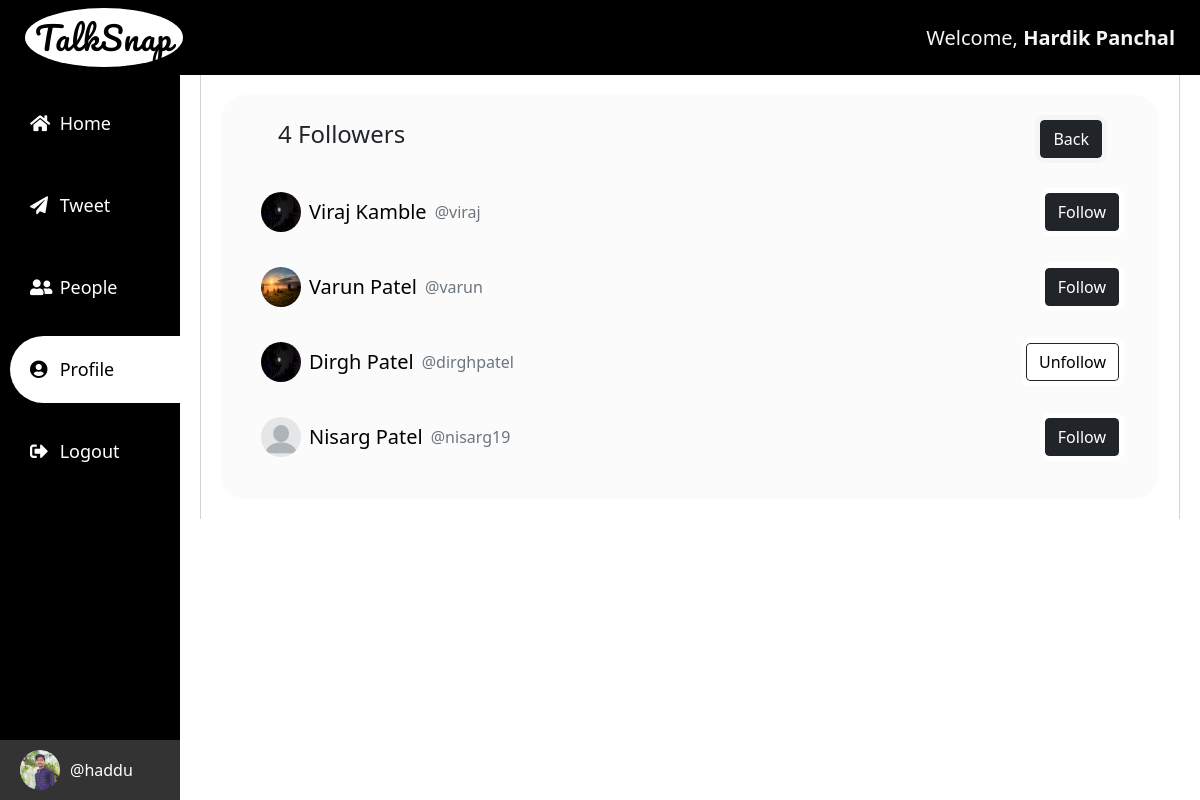
Screenshot of /list-of-people/followers/harsh/ (signed in) with the database file from the repository.
### root/models.py (models this page shows)
class Profile(models.Model):
    user = models.OneToOneField(User, on_delete=models.CASCADE)
    dob = models.DateField(null=True, blank=True)
    bio = models.TextField(max_length=200, null=True, blank=True)
    location = models.TextField(max_length=30, null=True, blank=True)
    profile_image = models.ImageField(upload_to = 'profile_pics', null=True, blank=True)
    following = models.ManyToManyField(User, blank=True, related_name="following")

### root/views.py (the view)
# urls.py: path('list-of-people/followers/<slug:username>/', login_required(views.Followers.as_view(), login_url='login'), name='followers'),
class Followers(TemplateView):
    template_name = 'followers.html'
    def get_context_data(self,*args, **kwargs):
        context = super().get_context_data(**kwargs)
        s_username = kwargs['username']
        user = User.objects.get(username = s_username)
        followers = Profile.objects.filter(following = user.id)
        context = {'followers':followers, 's_username':s_username}
        return context

### root/templates/followers.html (shortened to what this page needs)
{% extends 'base.html' %}
{% load static %}
{% block extracss %}
    <link rel="stylesheet" href="{% static 'css/people.css' %}">
{% endblock extracss %}
{% block section1 %}
<div class="peoples">
    <div class="header_counter d-flex justify-content-between px-3 mb-3">
        <div class="follower_count px-3">
            <h4>{{followers|length}} Followers</h4>
        </div>
        <div class="back-btn px-3">
            <a href="{% url 'profile' s_username %}">
                <button class='btn btn-dark' style="outline:5px solid whitesmoke;">Back</button>
            </a>
        </div>
    </div>
    {% if followers|length == 0 %}
        <div class="card p-2 text-center m-5 w-50">
            <h3>No One Follow You</h3>
        </div>
    {% else %}
    {% for follower in followers %}
        <div class="people-list">
            <div class="users-info">
                    <div class="user-pic">
                        <a href="{% url 'profile' follower.user.username %}">
                            {% if follower.user.profile.profile_image %}
                            <img src="{{follower.user.profile.profile_image.url}}" id="profile_pic" alt="#">
                            {% else %}
                            <img src="{% static '../static/images/default.png' %}" id="profile_pic" alt="#">
                            {% endif %}
                        </a>
                    </div>
                    <div class="user-det">
                        <a href="{% url 'profile' follower.user.username %}">
                            <h5>{{follower.user.first_name}} {{follower.user.last_name}}</h5>
                        </a>
                        <span>
                            <p class="text-muted">@{{follower.user.username}}</p>
                        </span>
                    </div>
                </div>
                <div class="follow-btn">
                    {% if follower.user in user.profile.following.all %}
                    <button class="btn btn-dark change" id="{{follower.user.id}}" onclick="follow({{follower.user.id}})" url="{% url 'follow' follower.user.id %}">Unfollow</button>
                    {% else %}
                    {% if follower.user == request.user %}
                    <button class="btn btn-dark d-none" id="{{follower.user.id}}" onclick="follow({{follower.user.id}})" url="{% url 'follow' follower.user.id %}">Unfollow</button>
                    {% else %}
                    <button class="btn btn-dark" id="{{follower.user.id}}" onclick="follow({{follower.user.id}})" url="{% url 'follow' follower.user.id %}">Follow</button>
                    {% endif %}
                    {% endif %}
                </div>
            </div>
            {% endfor %}
        {% endif %}
</div>
{% endblock section1 %}

### root/templates/base.html (shortened to what this page needs)
{% load static %}
<!DOCTYPE html>
<html lang="en">
<head>
    <link rel="stylesheet" href="https://pro.fontawesome.com/releases/v5.10.0/css/all.css"/>
    <link rel="stylesheet" href="{% static 'css/bootstrap.css' %}">
    <link rel="stylesheet" href="{% static 'css/base.css' %}">
    {% block extracss %}{% endblock extracss %}
</head>
<body>
    <div class="first-div">
        <div class="header-class">
            <div class="logo">
                <a href="{% url 'home' %}">
                    <h2 class="logo-txt">TalkSnap</h2>
                </a>
            </div>
           <div class="wlcu">
                <p class="wlc">Welcome, <b>{{user.first_name}} {{user.last_name}}</b></p>
            </div>
        </div>
    </div>
    <div class="main-class">
        <div class="menu">
            <div class="menu-start">
                <ul class="menu-item">
                    <li title="Home">
                        <a href="{% url 'home' %}" {% if request.resolver_match.url_name == 'home' %}class="active"{% endif %}>
                            <i class="fas fa-home"></i>
                            <span>Home</span>
                        </a>
                    </li>
                    <li title="Tweet">
                        <a href="{% url 'tweet' %}" {% if request.resolver_match.url_name == 'tweet' %}class="active"{% endif %}>
                            <i class="fas fa-paper-plane"></i>
                            <span>Tweet</span>
                        </a>
                    </li>
                    <li title="People">
                        <a href="{% url 'people' %}" {% if request.resolver_match.url_name == 'people' or request.resolver_match.url_name == 'search' %}class="active"{% endif %}>
                            <i class="fas fa-user-friends"></i>
                            <span>People</span>
                        </a>
                    </li>
                    <li title="Profile">
                        <a href="{% url 'profile' user.username %}" {% if request.resolver_match.url_name == 'profile' or request.resolver_match.url_name == 'editprofile' or request.resolver_match.url_name == 'followers'  or request.resolver_match.url_name == 'followings' %}class="active"{% endif %}>
                            <i class="fas fa-user-circle"></i>
                            <span>Profile</span>
                        </a>
                    </li>
                    <li title="Logout">
                        <a href="{% url 'logout' %}">
                            <i class="fas fa-sign-out-alt"></i>
                            <span>Logout</span>
                        </a>
                    </li>
                </ul>
            </div>
            <div class="user-info">
                <div class="user-details">
                    <div class="user-pic">
                        {% if user.profile.profile_image %}
                            <img src="{{user.profile.profile_image.url}}" alt="#">
                        {% else %}
                            <img src="{% static '../static/images/default.png' %}" alt="#">
                        {% endif %}
                    </div>
                    <p class="user-name">
                        @{{user.username}}
                    </p>
                </div>
            </div>
        </div>
        <div class="section2">
            <div class="all-disp">
                <div class="content">
                    {% block section1 %}{% endblock section1 %}
                </div>
            </div>
        </div>
    </div>
</body>
</html>

### root/static/css/base.css (style rules this page uses)
* { box-sizing: border-box; scroll-behavior: smooth; margin: 0; padding: 0; }
.first-div { top: 0; left: 0; position: sticky; width: 100%; background-color: black; height: 75px; color: whitesmoke; z-index: 100; }
.first-div .header-class { height: 75px; display: flex; justify-content: space-between; }
.header-class > div { margin: auto 25px; }
.logo a { text-decoration: none; color: black; }
.logo { background: white; border-radius: 100%; cursor: pointer; }
.logo-txt { font-family: 'Pacifico', cursive; padding: 10px; margin: auto; text-align: center; font-size: 32px; letter-spacing: 1px; }
p.wlc { font-size: 20px; margin: auto; }
.main-class { width: 100%; }
.menu { width: 15%; background-color: rgb(0, 0, 0); height: 100vh; position: fixed; display: block; color: white; }
.menu .menu-start { padding-left: 10px; height: 100%; width: 100%; }
.menu ul, .menu ul li a { list-style: none; margin: 0; padding: 0; }
.menu ul li a { display: block; margin: 15px auto; padding: 20px; color: white; text-decoration: none; font-size: 18px; }
.menu ul li a i { width: 20px; margin-right: 5px; }
.menu .menu-item a.active, .menu .menu-item a:hover { color: black; background-color: white; border-bottom-left-radius: 50px; border-top-left-radius: 50px; transition: ease-in 250ms; }
.menu .user-info { bottom: 0; position: fixed; width: inherit; padding: 10px 20px; background-color: rgb(52, 51, 51); }
.menu .user-info .user-details { display: flex; align-items: center; }
.user-pic img { width:40px; height: 40px; border-radius: 50%; }
.user-details p { margin-left: 10px; margin-bottom: 0%; }
.main-class .section2 { width: 85%; background-color: white; padding: 0px 20px; margin-left: 15%; }
.main-class .section2 .all-disp { padding: 20px; border-left: 1px solid lightgrey; border-right: 1px solid lightgrey; }
.main-class .all-disp .content { width: 100%; background: rgba(245, 245, 245, 0.39); border-radius: 25px; padding: 25px; }

### root/static/css/people.css (style rules this page uses)
.people-list { padding:15px; display: flex; flex-direction: row; justify-content: space-between; align-items: center; height: 75px; }
.people-list .users-info { display: flex; flex-direction: row; justify-content: space-between; align-items: center; }
.people-list .users-info .user-pic { border: none; align-items: center; }
.people-list .users-info .user-det { display: inline-flex; align-items: center; margin-left: 8px; }
.people-list .users-info .user-det a h5 { margin-bottom: 0; }
.people-list .users-info .user-det a { text-decoration: none; color: black; margin: auto; }
.people-list .users-info .user-det p { margin: auto 8px; margin-bottom: 0 !important; }
.people-list .follow-btn button { outline: 5px solid white; transition: all ease 500ms; }
.people-list .follow-btn .change { background: white; color: black; }

### rows the page displays
Profile: user.profile.profile_image (picture), user.first_name "Viraj", user.last_name "Kamble", user.username "viraj"
Profile: user.profile.profile_image (picture), user.first_name "Varun", user.last_name "Patel", user.username "varun"
Profile: user.profile.profile_image (picture), user.first_name "Dirgh", user.last_name "Patel", user.username "dirghpatel"
Profile: user.first_name "Nisarg", user.last_name "Patel", user.username "nisarg19"

### other values shown
{{ user.first_name }} "Hardik"
{{ user.last_name }} "Panchal"
{{ user.username }} "haddu"
{{ followers|length }} "4"
